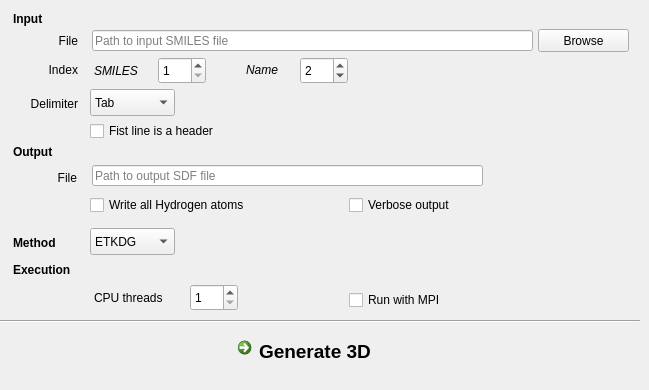
    <widget class="QWidget" name="tab_Smiles">
     <attribute name="title">
      <string>SmilesTo3D</string>
     </attribute>
     <widget class="QLabel" name="label_9">
      <property name="geometry">
       <rect>
        <x>11</x>
        <y>95</y>
        <width>67</width>
        <height>17</height>
       </rect>
      </property>
      <property name="text">
       <string>Delimiter</string>
      </property>
      <property name="alignment">
       <set>Qt::AlignRight|Qt::AlignTrailing|Qt::AlignVCenter</set>
      </property>
     </widget>
     <widget class="QComboBox" name="comboBox_method">
      <property name="geometry">
       <rect>
        <x>90</x>
        <y>228</y>
        <width>85</width>
        <height>27</height>
       </rect>
      </property>
      <property name="toolTip">
       <string>&lt;html&gt;&lt;head/&gt;&lt;body&gt;&lt;p&gt;Method used to generate 3D conformations: &lt;/p&gt;&lt;ul style=&quot;margin-top: 0px; margin-bottom: 0px; margin-left: 0px; margin-right: 0px; -qt-list-indent: 1;&quot;&gt;&lt;li style=&quot; margin-top:12px; margin-bottom:0px; margin-left:0px; margin-right:0px; -qt-block-indent:0; text-indent:0px;&quot;&gt;&lt;span style=&quot; font-weight:600;&quot;&gt;UFF&lt;/span&gt; : distance geometry + force field minimization with UFF&lt;/li&gt;&lt;li style=&quot; margin-top:0px; margin-bottom:0px; margin-left:0px; margin-right:0px; -qt-block-indent:0; text-indent:0px;&quot;&gt;&lt;span style=&quot; font-weight:600;&quot;&gt;MMFF&lt;/span&gt; : distance geometry + force field minimization with MMFF&lt;/li&gt;&lt;li style=&quot; margin-top:0px; margin-bottom:12px; margin-left:0px; margin-right:0px; -qt-block-indent:0; text-indent:0px;&quot;&gt;&lt;span style=&quot; font-weight:600;&quot;&gt;ETKDG &lt;/span&gt;: distance geometry with experimental torsion angles knowledge from the CSD&lt;/li&gt;&lt;/ul&gt;&lt;/body&gt;&lt;/html&gt;</string>
      </property>
      <item>
       <property name="text">
        <string>ETKDG</string>
       </property>
      </item>
      <item>
       <property name="text">
        <string>MMFF</string>
       </property>
      </item>
      <item>
       <property name="text">
        <string>UFF</string>
       </property>
      </item>
     </widget>
     <widget class="QCheckBox" name="checkBox_verbose">
      <property name="geometry">
       <rect>
        <x>349</x>
        <y>194</y>
        <width>151</width>
        <height>22</height>
       </rect>
      </property>
      <property name="toolTip">
       <string>&lt;html&gt;&lt;head/&gt;&lt;body&gt;&lt;p&gt;Print additional information to the terminal&lt;/p&gt;&lt;/body&gt;&lt;/html&gt;</string>
      </property>
      <property name="text">
       <string>Verbose output</string>
      </property>
     </widget>
     <widget class="QSpinBox" name="spinBox_smiles_col">
      <property name="geometry">
       <rect>
        <x>158</x>
        <y>57</y>
        <width>48</width>
        <height>27</height>
       </rect>
      </property>
      <property name="toolTip">
       <string>&lt;html&gt;&lt;head/&gt;&lt;body&gt;&lt;p&gt;Index of the column containing the SMILES&lt;/p&gt;&lt;/body&gt;&lt;/html&gt;</string>
      </property>
      <property name="minimum">
       <number>1</number>
      </property>
      <property name="value">
       <number>1</number>
      </property>
     </widget>
     <widget class="QComboBox" name="comboBox_delimiter">
      <property name="geometry">
       <rect>
        <x>90</x>
        <y>89</y>
        <width>85</width>
        <height>27</height>
       </rect>
      </property>
      <item>
       <property name="text">
        <string>Tab</string>
       </property>
      </item>
      <item>
       <property name="text">
        <string>Space</string>
       </property>
      </item>
      <item>
       <property name="text">
        <string>,</string>
       </property>
      </item>
      <item>
       <property name="text">
        <string>;</string>
       </property>
      </item>
      <item>
       <property name="text">
        <string>:</string>
       </property>
      </item>
     </widget>
     <widget class="QLabel" name="label_10">
      <property name="geometry">
       <rect>
        <x>94</x>
        <y>288</y>
        <width>91</width>
        <height>20</height>
       </rect>
      </property>
      <property name="text">
       <string>CPU threads</string>
      </property>
      <property name="alignment">
       <set>Qt::AlignLeading|Qt::AlignLeft|Qt::AlignVCenter</set>
      </property>
     </widget>
     <widget class="QCheckBox" name="checkBox_mpi">
      <property name="geometry">
       <rect>
        <x>349</x>
        <y>289</y>
        <width>131</width>
        <height>22</height>
       </rect>
      </property>
      <property name="text">
       <string>Run with MPI</string>
      </property>
     </widget>
     <widget class="QLineEdit" name="lineEdit_smiles_input">
      <property name="geometry">
       <rect>
        <x>92</x>
        <y>30</y>
        <width>441</width>
        <height>21</height>
       </rect>
      </property>
      <property name="font">
       <font>
        <pointsize>9</pointsize>
       </font>
      </property>
      <property name="placeholderText">
       <string>Path to input SMILES file</string>
      </property>
     </widget>
     <widget class="QCheckBox" name="checkBox_header">
      <property name="geometry">
       <rect>
        <x>90</x>
        <y>120</y>
        <width>171</width>
        <height>22</height>
       </rect>
      </property>
      <property name="text">
       <string>Fist line is a header</string>
      </property>
     </widget>
     <widget class="QCheckBox" name="checkBox_hydrogen">
      <property name="geometry">
       <rect>
        <x>90</x>
        <y>194</y>
        <width>221</width>
        <height>22</height>
       </rect>
      </property>
      <property name="text">
       <string>Write all Hydrogen atoms</string>
      </property>
     </widget>
     <widget class="QSpinBox" name="spinBox_names_col">
      <property name="geometry">
       <rect>
        <x>300</x>
        <y>57</y>
        <width>48</width>
        <height>27</height>
       </rect>
      </property>
      <property name="toolTip">
       <string>&lt;html&gt;&lt;head/&gt;&lt;body&gt;&lt;p&gt;Index of the column containing the names of your molecules. Leave to 2 if there are no names.&lt;/p&gt;&lt;/body&gt;&lt;/html&gt;</string>
      </property>
      <property name="minimum">
       <number>1</number>
      </property>
      <property name="value">
       <number>2</number>
      </property>
     </widget>
     <widget class="QLabel" name="label_rec_2">
      <property name="geometry">
       <rect>
        <x>13</x>
        <y>10</y>
        <width>51</width>
        <height>17</height>
       </rect>
      </property>
      <property name="font">
       <font>
        <weight>75</weight>
        <bold>true</bold>
       </font>
      </property>
      <property name="text">
       <string>Input</string>
      </property>
      <property name="alignment">
       <set>Qt::AlignLeading|Qt::AlignLeft|Qt::AlignVCenter</set>
      </property>
     </widget>
     <widget class="QLabel" name="label_11">
      <property name="geometry">
       <rect>
        <x>11</x>
        <y>32</y>
        <width>67</width>
        <height>17</height>
       </rect>
      </property>
      <property name="text">
       <string>File</string>
      </property>
      <property name="alignment">
       <set>Qt::AlignRight|Qt::AlignTrailing|Qt::AlignVCenter</set>
      </property>
     </widget>
     <widget class="QLabel" name="label_12">
      <property name="geometry">
       <rect>
        <x>13</x>
        <y>261</y>
        <width>81</width>
        <height>17</height>
       </rect>
      </property>
      <property name="font">
       <font>
        <weight>75</weight>
        <bold>true</bold>
       </font>
      </property>
      <property name="text">
       <string>Execution</string>
      </property>
      <property name="alignment">
       <set>Qt::AlignLeading|Qt::AlignLeft|Qt::AlignVCenter</set>
      </property>
     </widget>
     <widget class="QSpinBox" name="spinBox_nthreads">
      <property name="geometry">
       <rect>
        <x>190</x>
        <y>284</y>
        <width>48</width>
        <height>27</height>
       </rect>
      </property>
      <property name="toolTip">
       <string>&lt;html&gt;&lt;head/&gt;&lt;body&gt;&lt;p&gt;Number of threads used for the generation of conformations&lt;/p&gt;&lt;/body&gt;&lt;/html&gt;</string>
      </property>
      <property name="minimum">
       <number>1</number>
      </property>
      <property name="value">
       <number>1</number>
      </property>
     </widget>
     <widget class="QLabel" name="label_18">
      <property name="geometry">
       <rect>
        <x>246</x>
        <y>60</y>
        <width>51</width>
        <height>20</height>
       </rect>
      </property>
      <property name="font">
       <font>
        <italic>true</italic>
       </font>
      </property>
      <property name="text">
       <string>Name</string>
      </property>
      <property name="alignment">
       <set>Qt::AlignLeading|Qt::AlignLeft|Qt::AlignVCenter</set>
      </property>
     </widget>
     <widget class="QPushButton" name="pushButton_smiles_input">
      <property name="geometry">
       <rect>
        <x>538</x>
        <y>29</y>
        <width>91</width>
        <height>23</height>
       </rect>
      </property>
      <property name="toolTip">
       <string>&lt;html&gt;&lt;head/&gt;&lt;body&gt;&lt;p&gt;Text file containing one molecule in SMILES format per line.&lt;/p&gt;&lt;/body&gt;&lt;/html&gt;</string>
      </property>
      <property name="text">
       <string>Browse</string>
      </property>
     </widget>
     <widget class="QLabel" name="label_19">
      <property name="geometry">
       <rect>
        <x>13</x>
        <y>143</y>
        <width>67</width>
        <height>17</height>
       </rect>
      </property>
      <property name="font">
       <font>
        <weight>75</weight>
        <bold>true</bold>
       </font>
      </property>
      <property name="text">
       <string>Output</string>
      </property>
      <property name="alignment">
       <set>Qt::AlignLeading|Qt::AlignLeft|Qt::AlignVCenter</set>
      </property>
     </widget>
     <widget class="QLabel" name="label_20">
      <property name="geometry">
       <rect>
        <x>13</x>
        <y>234</y>
        <width>71</width>
        <height>17</height>
       </rect>
      </property>
      <property name="font">
       <font>
        <weight>75</weight>
        <bold>true</bold>
       </font>
      </property>
      <property name="text">
       <string>Method</string>
      </property>
     </widget>
     <widget class="QLineEdit" name="lineEdit_smiles_output">
      <property name="geometry">
       <rect>
        <x>92</x>
        <y>165</y>
        <width>391</width>
        <height>21</height>
       </rect>
      </property>
      <property name="font">
       <font>
        <pointsize>9</pointsize>
       </font>
      </property>
      <property name="placeholderText">
       <string>Path to output SDF file</string>
      </property>
     </widget>
     <widget class="QLabel" name="label_21">
      <property name="geometry">
       <rect>
        <x>10</x>
        <y>169</y>
        <width>67</width>
        <height>17</height>
       </rect>
      </property>
      <property name="text">
       <string>File</string>
      </property>
      <property name="alignment">
       <set>Qt::AlignRight|Qt::AlignTrailing|Qt::AlignVCenter</set>
      </property>
     </widget>
     <widget class="QLabel" name="label_22">
      <property name="geometry">
       <rect>
        <x>-33</x>
        <y>60</y>
        <width>111</width>
        <height>20</height>
       </rect>
      </property>
      <property name="text">
       <string>Index</string>
      </property>
      <property name="alignment">
       <set>Qt::AlignRight|Qt::AlignTrailing|Qt::AlignVCenter</set>
      </property>
     </widget>
     <widget class="Line" name="line_6">
      <property name="geometry">
       <rect>
        <x>0</x>
        <y>320</y>
        <width>640</width>
        <height>3</height>
       </rect>
      </property>
      <property name="frameShadow">
       <enum>QFrame::Sunken</enum>
      </property>
      <property name="orientation">
       <enum>Qt::Horizontal</enum>
      </property>
     </widget>
     <widget class="QCommandLinkButton" name="commandLinkButton_smiles_run">
      <property name="geometry">
       <rect>
        <x>230</x>
        <y>330</y>
        <width>181</width>
        <height>51</height>
       </rect>
      </property>
      <property name="font">
       <font>
        <pointsize>14</pointsize>
       </font>
      </property>
      <property name="toolTip">
       <string>&lt;html&gt;&lt;head/&gt;&lt;body&gt;&lt;p&gt;Generates 3D structures in SDF format from SMILES, using RDKIT&lt;/p&gt;&lt;/body&gt;&lt;/html&gt;</string>
      </property>
      <property name="text">
       <string>Generate 3D</string>
      </property>
      <property name="icon">
       <iconset>
        <normaloff>../img/run.png</normaloff>../img/run.png</iconset>
      </property>
      <property name="iconSize">
       <size>
        <width>36</width>
        <height>36</height>
       </size>
      </property>
     </widget>
     <widget class="QLabel" name="label_23">
      <property name="geometry">
       <rect>
        <x>94</x>
        <y>62</y>
        <width>61</width>
        <height>17</height>
       </rect>
      </property>
      <property name="font">
       <font>
        <italic>true</italic>
       </font>
      </property>
      <property name="text">
       <string>SMILES</string>
      </property>
      <property name="alignment">
       <set>Qt::AlignLeading|Qt::AlignLeft|Qt::AlignVCenter</set>
      </property>
     </widget>
    </widget>
